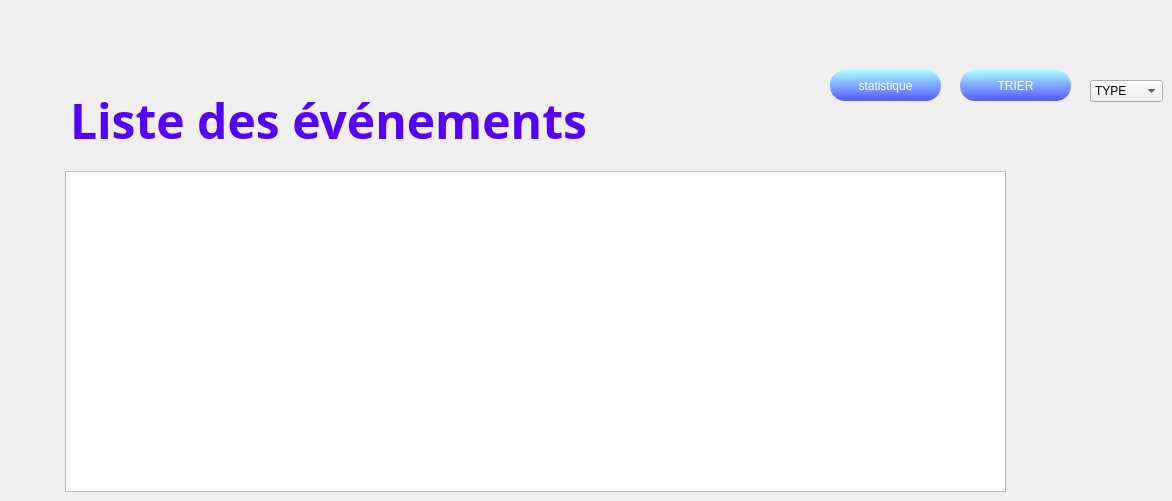
      <widget class="QWidget" name="page_2">
       <widget class="QPushButton" name="pushButtonajoutcit">
        <property name="geometry">
         <rect>
          <x>700</x>
          <y>70</y>
          <width>101</width>
          <height>31</height>
         </rect>
        </property>
        <property name="styleSheet">
         <string notr="true">#pushButtonajoutcit {
background-color: transparent;
border-image: url(:Ajouter.png);
background: none;
border: none;
background-repeat: none;
}
#pushButtonajoutcit:hover{
background-color: transparent;
border-image: url(:Ajouter_P.png);
background: none;
border: none;
background-repeat: none;
}</string>
        </property>
        <property name="text">
         <string/>
        </property>
       </widget>
       <widget class="QPushButton" name="Menu">
        <property name="geometry">
         <rect>
          <x>10</x>
          <y>10</y>
          <width>51</width>
          <height>51</height>
         </rect>
        </property>
        <property name="styleSheet">
         <string notr="true">#Menu {
background-color: transparent;
border-image: url(:Menu.png);
background: none;
border: none;
background-repeat: none;
}
</string>
        </property>
        <property name="text">
         <string/>
        </property>
       </widget>
       <widget class="QPushButton" name="pushButton_stat">
        <property name="geometry">
         <rect>
          <x>830</x>
          <y>70</y>
          <width>111</width>
          <height>31</height>
         </rect>
        </property>
        <property name="styleSheet">
         <string notr="true">
QPushButton
{
background : qlineargradient(spread:pad, x1:0.467, y1:0, x2:0.482, y2:1, stop:0 rgb(170, 255, 255), stop:1 rgb(85, 85, 255));
border-radius:15px;
color:white;
}
QPushButton:hover
{
background:qlineargradient(spread:pad, x1:0.457286, y1:0.381, x2:0.508, y2:1, stop:0 rgb(85, 85, 255), stop:1 rgb(170, 255, 255))
}</string>
        </property>
        <property name="text">
         <string>statistique</string>
        </property>
       </widget>
       <widget class="QTableView" name="tableView_event">
        <property name="geometry">
         <rect>
          <x>65</x>
          <y>171</y>
          <width>941</width>
          <height>321</height>
         </rect>
        </property>
        <property name="font">
         <font>
          <family>Javanese Text</family>
          <pointsize>14</pointsize>
         </font>
        </property>
       </widget>
       <widget class="QPushButton" name="tri">
        <property name="geometry">
         <rect>
          <x>960</x>
          <y>70</y>
          <width>111</width>
          <height>31</height>
         </rect>
        </property>
        <property name="styleSheet">
         <string notr="true">QPushButton
{
background : qlineargradient(spread:pad, x1:0.467, y1:0, x2:0.482, y2:1, stop:0 rgb(170, 255, 255), stop:1 rgb(85, 85, 255));
border-radius:15px;
color:white;
}
QPushButton:hover
{
background:qlineargradient(spread:pad, x1:0.457286, y1:0.381, x2:0.508, y2:1, stop:0 rgb(85, 85, 255), stop:1 rgb(170, 255, 255))
}</string>
        </property>
        <property name="text">
         <string>TRIER</string>
        </property>
       </widget>
       <widget class="QComboBox" name="input_tri">
        <property name="geometry">
         <rect>
          <x>1090</x>
          <y>80</y>
          <width>73</width>
          <height>22</height>
         </rect>
        </property>
        <item>
         <property name="text">
          <string>TYPE</string>
         </property>
        </item>
        <item>
         <property name="text">
          <string>NOM</string>
         </property>
        </item>
        <item>
         <property name="text">
          <string>ETAT</string>
         </property>
        </item>
       </widget>
       <widget class="QLabel" name="label_46">
        <property name="geometry">
         <rect>
          <x>70</x>
          <y>80</y>
          <width>681</width>
          <height>81</height>
         </rect>
        </property>
        <property name="font">
         <font>
          <family>Segoe Print</family>
         </font>
        </property>
        <property name="styleSheet">
         <string notr="true">#label_16 {
background-color: transparent;
background: none;
border: none;
background-repeat: none;
}
</string>
        </property>
        <property name="text">
         <string>&lt;html&gt;&lt;head/&gt;&lt;body&gt;&lt;p&gt;&lt;span style=&quot; font-size:36pt; font-weight:600; color:#5500ff;&quot;&gt;Liste des événements&lt;/span&gt;&lt;/p&gt;&lt;/body&gt;&lt;/html&gt;</string>
        </property>
        <property name="textFormat">
         <enum>Qt::AutoText</enum>
        </property>
        <property name="scaledContents">
         <bool>false</bool>
        </property>
       </widget>
      </widget>
